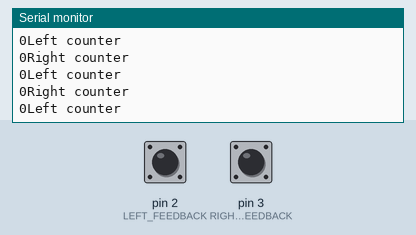
Recording of a sketch running on a simulated Arduino Uno, built with avr-gcc and run on an emulated ATmega328P. Shown: the last lines printed to the serial monitor. Inputs (shaded band) come from the test bench; at power-on: pin 2 (LEFT_FEEDBACK) LOW, pin 3 (RIGHT_FEEDBACK) LOW.

Above: at 1.2 s.
1.3 s: pin 2 (LEFT_FEEDBACK) pulled HIGH for 0.15 s
At 1.43 s:
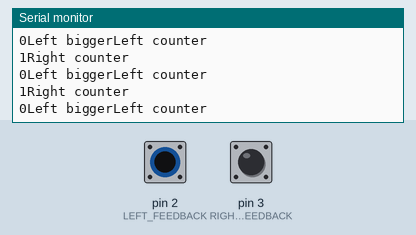
2.9 s: pin 3 (RIGHT_FEEDBACK) pulled HIGH for 0.15 s
At 2.94 s:
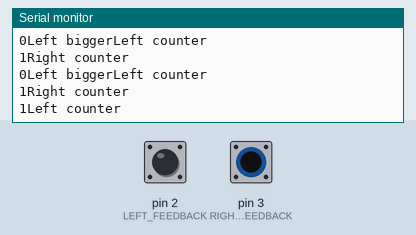
6.0 s: pin 2 (LEFT_FEEDBACK) pulled HIGH for 1 s
At 6.12 s:
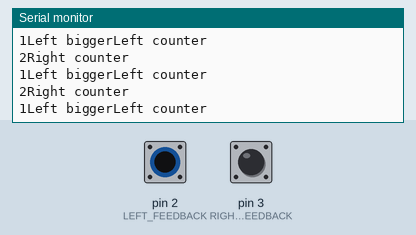
10.0 s: pin 3 (RIGHT_FEEDBACK) pulled HIGH for 1 s
At 10.06 s:
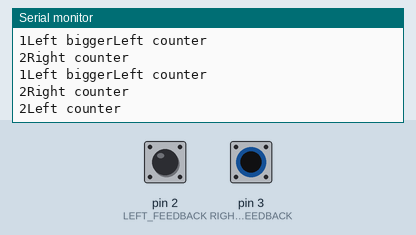
14.0 s: pin 2 (LEFT_FEEDBACK) pulled HIGH for 0.15 s
At 14.14 s:
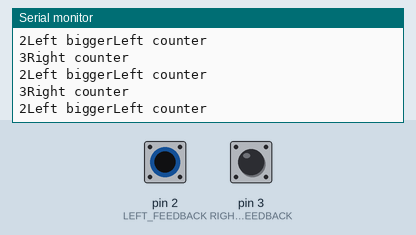
17.1 s: pin 3 (RIGHT_FEEDBACK) pulled HIGH for 0.15 s
At 17.18 s:
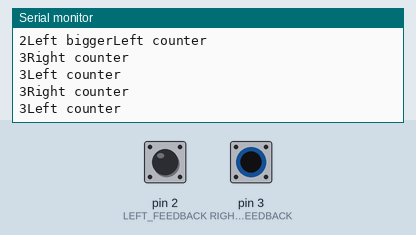
Timing chart, 0 to 20.1 s (numbered marks = the images above; inputs shaded):
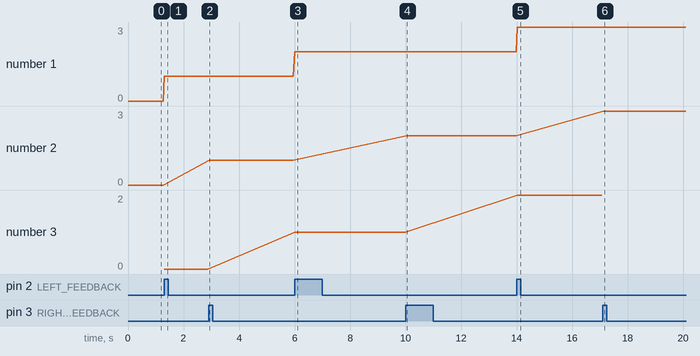

Measured:
- after the input at 1.3 s, the serial monitor: prints a new line at once (image 1)
- after the input at 2.9 s, the serial monitor: prints a new line at once (image 2)
- after the input at 6.0 s, the serial monitor: prints a new line at once (image 3)
- after the input at 10.0 s, the serial monitor: prints a new line after 0.05 s (image 4)
- after the input at 14.0 s, the serial monitor: prints a new line at once (image 5)
- after the input at 17.1 s, the serial monitor: prints a new line at once (image 6)
- plotted number 1: 0 → 1 after the input at 1.3 s, 1 → 2 after the input at 6.0 s, 2 → 3 after the input at 14.0 s

The sketch:

hyppebeasts_speed_distance.ino
```cpp
const int LEFT_FEEDBACK = 2; // Pin numbers on Rover
const int RIGHT_FEEDBACK = 3;

volatile int leftcounter = 0; // initiate counter to zero for start
volatile int rightcounter = 0; // counter could always be reset

void setup()
{
    Serial.begin(115200);
    attachInterrupt(digitalPinToInterrupt(LEFT_FEEDBACK), LeftMotorISR,RISING);
     attachInterrupt(digitalPinToInterrupt(RIGHT_FEEDBACK), RightMotorISR, RISING);
}

void loop()
    // Just print out the values to show counter operating
{
    Serial.println("Left counter ");
    Serial.print(leftcounter);

    Serial.println("Right counter ");
    Serial.print(rightcounter);

    if(leftcounter > rightcounter){
      Serial.print("Left bigger");
    }

    if(rightcounter > leftcounter){
      Serial.print("right bigger");
    }

    delay(50);
}

void LeftMotorISR(){
    // adds one to the counter on each motor revolution
    leftcounter++;
}

void RightMotorISR(){
    // adds one to the counter on each motor revolution
    rightcounter++;
}
```
